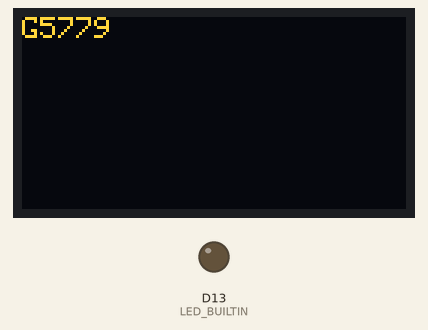
This sketch was run on a simulated Arduino Nano 33 IoT. On the bench: 128×64 one-colour display, output pins drawn as LEDs (lit = HIGH). The OLED is the two-colour kind (top 16 rows yellow); WiFi joins after 1.5 s; servers stay silent unless stated; uploads are accepted with an empty reply; what the sketch prints to the serial monitor is not drawn.

Above: at 0.1 s.
At 2.8 s:
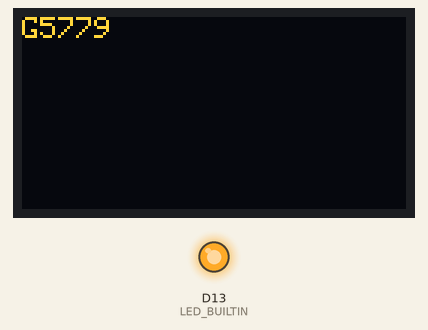
At 4.0 s:
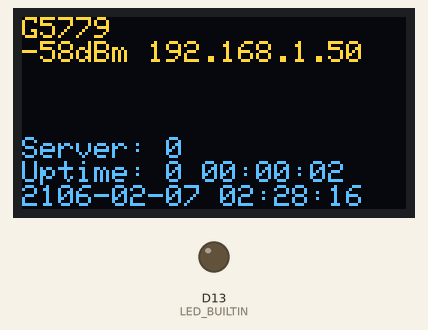
Timing chart, 0 to 5.5 s (numbered marks = the images above):
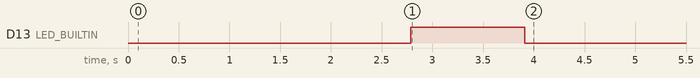

The sketch:

main.ino
```cpp
/**************************************************************************
Name: Stewart Schuler
Class: GMU ECE508 Internet of Things, Spring 2024
Hardware: Arduino Nano 33 IoT and ECE508 Breakout Board
Assignment: HW Week 7 - WiFiNINA Client Webserver access
Description: Display times generated from polling a GMU hosted time server
Issues: None
**************************************************************************/

#include <time.h>
#include <WiFiNINA.h>
#include <Wire.h>
#include <Arduino_JSON.h>
#include "SSD1306Ascii.h"
#include "SSD1306AsciiWire.h"

#define I2C_ADDRESS 0x3C
SSD1306AsciiWire oled;

long currMillis, prevMillis;
char tmpBuffer[64];
String oledline[8];

JSONVar web_return;

char wifi_ssid[] = "XXXXX";     // your network SSID (name)
char wifi_pass[] = "XXXXX";    // your network password (use for WPA, or use as key for WEP)

char serverAddress[] = "gmu-ece508.azurewebsites.net";  // server domain address
char serverRequest[] = "/api/gmuepoch?code=V0drkytIHnClqQitBE_oJYJNhugUfzojkRbmq2tL8ZDUAzFu-TCk8Q==";
int serverPort = 443;
WiFiSSLClient client;
int statusWiFi = WL_IDLE_STATUS;

void displayTextOLED_Ascii(String oledline[8]) {
  oled.clear();
  oled.set1X();
  for (int jj = 0; jj < 8; jj++) {
     oled.println(oledline[jj]);
  }
}


void convDDHHMMSS(unsigned long currSeconds, char *uptimeDDHHMMSS)
{
  int dd, hh, mm, ss;

  ss = currSeconds; //258320.0 2 23:45:20
  dd = (ss/86400);
  hh = (ss-(86400*dd))/3600;
  mm = (ss-(86400*dd)-(3600*hh))/60;
  ss = (ss-(86400*dd)-(3600*hh)-(60*mm));

  sprintf(uptimeDDHHMMSS, "%d %02d:%02d:%02d", dd, hh ,mm, ss);
};

void convCurrentTimeET(unsigned long currSeconds, char *currentTimeET)
{
    time_t rawtime = currSeconds - 18000 + 3600;
    struct tm  ts;
    char buf[70];

    ts = *localtime(&rawtime);

    strftime(buf, sizeof(buf), "%Y-%m-%d %H:%M:%S", &ts);
    sprintf(currentTimeET, buf);

};

void getWiFiRSSI(char *wifiRSSI)
{
    sprintf(wifiRSSI, "%lddBm %d.%d.%d.%d", WiFi.RSSI(), WiFi.localIP()[0], WiFi.localIP()[1], WiFi.localIP()[2], WiFi.localIP()[3]);
};

JSONVar poll_server( char* address, char* request, int port ){
  String payload;
  String json_payload;

  client.println("GET /api/gmuepoch?code=V0drkytIHnClqQitBE_oJYJNhugUfzojkRbmq2tL8ZDUAzFu-TCk8Q== HTTP/1.1");
  client.println("Host: gmu-ece508.azurewebsites.net");
  client.println();

  while( !client.available() ){ }; // Wait for response
  //client.println("Connection: close");

  while (client.available()) {
    payload = client.readString();
    json_payload = payload.substring(payload.lastIndexOf('{'), payload.lastIndexOf('}') + 1);
    //Serial.println( json_payload );
  }
  return JSON.parse(json_payload);
};

void setup() {
  //Initialize serial:
  Serial.begin(9600);
  pinMode(LED_BUILTIN, OUTPUT);

  Wire.begin();
  Wire.setClock(400000L); //10000 (low speed mode), 100000 (standard mode), 400000 (fast mode), 1000000 (fast mode plus), 3400000 (high speed mode)
  oled.begin(&Adafruit128x64, I2C_ADDRESS);
  oled.setFont(Adafruit5x7);

  oledline[0] = "G5779";
  displayTextOLED_Ascii(oledline);

  // check for the presence of the shield:
  if (WiFi.status() == WL_NO_SHIELD) {
    Serial.println("WiFi shield not present");
    // don't continue:
    while (true);
  }
  // attempt to connect to Wifi network:
  while ( statusWiFi != WL_CONNECTED) {
    Serial.println("Attempting to connect to SSID: " + String(wifi_ssid));
    statusWiFi = WiFi.begin(wifi_ssid, wifi_pass);
  }

  Serial.println("\nStarting connection to server...");
  // if you get a connection, report back via serial:
  if (client.connectSSL("gmu-ece508.azurewebsites.net", serverPort)) {
    Serial.println("connected to server");
    // Make a HTTP request:
    client.println("GET /api/gmuepoch?code=V0drkytIHnClqQitBE_oJYJNhugUfzojkRbmq2tL8ZDUAzFu-TCk8Q== HTTP/1.1");
    client.println("Host: gmu-ece508.azurewebsites.net");
    //client.println("Connection: close");
    client.println();
  }
  currMillis = millis();
  prevMillis = currMillis;
}

void loop(){
  currMillis = millis();
  if( currMillis - prevMillis > 1000 ){
    digitalWrite(LED_BUILTIN, !digitalRead(LED_BUILTIN));
    //Serial.println("Connection Status: " + String(client.connected()) + " Avail: " + String(client.available()));

    web_return = poll_server(serverAddress, serverRequest, serverPort );
    Serial.println(JSON.stringify(web_return));

    char wifiRSSI[70];
    char uptime_string[70];
    char wifitime_string[70];
    getWiFiRSSI(wifiRSSI);

    Serial.println("Curr Millis: " + String(currMillis));
    convDDHHMMSS( currMillis/1000, uptime_string);
    Serial.println("Uptime String: " + String(uptime_string));

    long epoch_time = web_return["epoch_seconds"];
    convCurrentTimeET(epoch_time,wifitime_string);

    oledline[0] = "G5779";
    oledline[1] = String(wifiRSSI);
    oledline[2] = "";
    oledline[3] = "";
    oledline[4] = "";
    oledline[5] = String("Server: ") + String(epoch_time);
    oledline[6] = String("Uptime: ") + String(uptime_string);
    oledline[7] = String(wifitime_string);
    displayTextOLED_Ascii(oledline);
    prevMillis = currMillis;
  }
}
```

Measured:
- by itself, D13 (LED_BUILTIN): LOW → HIGH at 2.8 s, → LOW 1.1 s later
